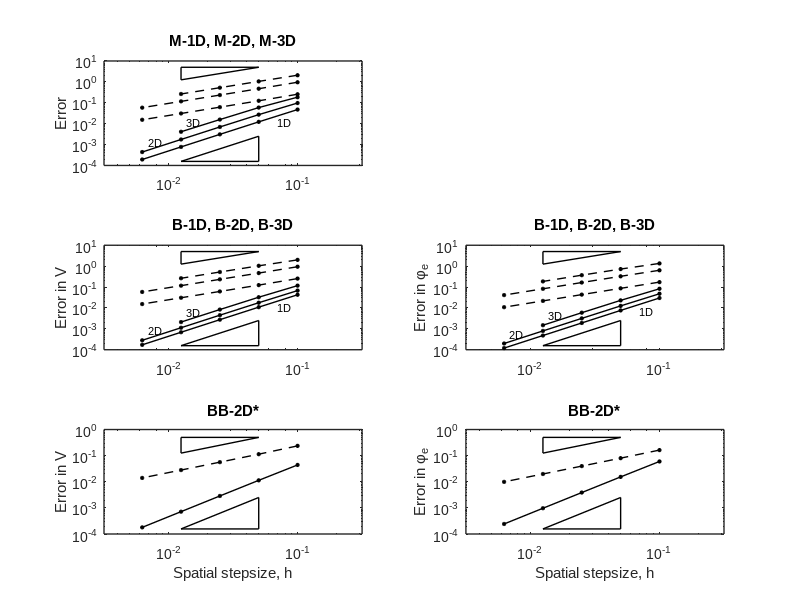

Here is the MATLAB script that generated this plot:
% note, tested in octave not matlab


function draw_convergence_plots

handle = figure;
hold on;

subplot(3,2,1);
do_one_plot(1);

for i=2:5
  subplot(3,2,i+1);
  do_one_plot(i);
end;

FN = findall(handle,'-property','FontName');
set(FN,'FontName','Arial')

FN = findall(handle,'-property','LineWidth');
set(FN,'LineWidth',1)




function do_one_plot(index)

mono1 = [0.1, 0.04729256677, 0.2559326838;
0.05, 0.01219747854, 0.1241794945;
0.025, 0.003076150583, 0.06157125564;
0.0125, 0.0007707704265, 0.030719;
0.00625, 0.0001928018545, 0.01535111097;];

mono2 = [0.1, 0.09725475116, 0.9603208893;
0.05, 0.02701293006, 0.4708969787;
0.025, 0.006950391271, 0.2337494882;
0.0125, 0.001750637086, 0.1166425258;
0.00625, 0.0004385267801, 0.05829111062;];

mono3 = [0.1, 0.1850259458, 2.083578;
0.05, 0.05883684687, 1.055421835;
0.025, 0.01571919181, 0.5268933745;
0.0125, 0.004102424571, 0.2632805022;];

bi1 = [0.1, 0.04265058497, 0.2537848512, 0.02988107835, 0.1723212284;
0.05, 0.01089005107, 0.1238652902, 0.00760416821, 0.08669301031;
0.025, 0.002739314674, 0.06153026531, 0.00191092449, 0.04339679202;
0.0125, 0.0006859231324, 0.03071381977, 0.0004783746599, 0.02170398909;
0.00625, 0.000171550361, 0.01535046176, 0.0001196347713, 0.01085267045;];

bi2 = [0.1, 0.06757124444, 0.9378114481, 0.04767141994, 0.6344914118;
0.05, 0.01775058515, 0.4670640583, 0.0125103767, 0.3266563191;
0.025, 0.004496896232, 0.2332270697, 0.00316834263, 0.1644645911;
0.0125, 0.001128029025, 0.1165725359, 0.0007946991365, 0.0823727219;
0.00625, 0.0002822467237, 0.0582810478, 0.0001988392088, 0.04120385967;];

bi3 = [0.1, 0.1167727055, 1.99370425, 0.08253275914, 1.350677342;
0.05, 0.03257310981, 1.037230142, 0.02301724628, 0.7258621174;
0.025, 0.008372181866, 0.5243032404, 0.005915685911, 0.3697861914;
0.0125, 0.00210780985, 0.2629039327, 0.001489328919, 0.1857819454;];

bath2 = [0.1, 0.04404732625, 0.2364742997, 0.05985167155, 0.1633438949;
0.05, 0.01134407088, 0.1137769974, 0.01533843483, 0.08013854566;
0.025, 0.002860772769, 0.05627417462, 0.003864296406, 0.03978798753;
0.0125, 0.0007168090283, 0.02805656314, 0.0009681450983, 0.01984697711;
0.00625, 0.0001793041513, 0.01401773733, 0.0002421824826, 0.009915136989;];


do_mono = (index==1);
do_bi_V = (index==2); 
do_bi_phi_e = (index==3);
do_bath_V = (index==4);
do_bath_phi_e = (index==5);

do_bath = (do_bath_V || do_bath_phi_e);


%% monodomain
if(do_mono)
  dat1 = mono1;
  dat2 = mono2;
  dat3 = mono3;
end;

%% bidomain voltage
if(do_bi_V)
  dat1 = bi1(:,1:3);
  dat2 = bi2(:,1:3);
  dat3 = bi3(:,1:3);
end;

%% bidomain phi_e
if(do_bi_phi_e)
  dat1 = bi1(:,[1,4:5]);
  dat2 = bi2(:,[1,4:5]);
  dat3 = bi3(:,[1,4:5]);
end;

if(~do_bath)

  for ind=2:3
    if(ind==2)
       type = 'k*-';
    else
       type = 'k*--';
    end
    loglog(dat1(:,1), dat1(:,ind), type, "markersize", 3);
    if(ind==2)
      hold on;
    end;

    loglog(dat2(:,1), dat2(:,ind), type, "markersize", 3);
    loglog(dat3(:,1), dat3(:,ind), type, "markersize", 3);

    if(ind==2)
      text(dat1(1,1)*0.7,dat1(1,ind)/4,'1D','fontsize',8);
      text(dat2(5,1)/0.9,dat2(5,ind)*3,'2D','fontsize',8);
      text(dat3(4,1)/0.9,dat3(4,ind)*3,'3D','fontsize',8);
    end;
  end

  ind = 3;
  x1 = dat1(2,1); x2 = dat1(4,1);
  loglog([x1 x2], 100*[x1 x2], 'k');
  loglog([x2 x2 x1], 100*[x2 x1 x1], 'k');
  
  ind = 2;
  x1 = dat1(2,1); x2 = dat1(4,1);
  y1 = dat1(2,ind)*(dat1(2,ind)/dat2(2,ind)); y2 = dat1(3,ind)*(dat1(3,ind)/dat2(3,ind));
  loglog([x1 x2], [x1 x2].^2, 'k');
  loglog([x2 x1 x1], [x2 x2 x1].^2, 'k');

  axis([10^(-2.5) 10^-0.5 1e-4 10^(1)]);
  if(index>3)
    xlabel('Spatial stepsize, h');
  end;

  if(do_mono)
    title('M-1D, M-2D, M-3D');
    ylabel('Error');
  end;
  if(do_bi_V)
    title('B-1D, B-2D, B-3D');
    ylabel('Error in V');
  end;
  if(do_bi_phi_e)
    title('B-1D, B-2D, B-3D');
    ylabel('Error in \phi_e');
  end;
end;


if(do_bath)
  if(do_bath_V) 
    dat = bath2(:,[1,2:3]);
  else
    dat = bath2(:,[1,4:5]);
  end

  loglog(dat(:,1), dat(:,2), 'k*-', "markersize", 3);
  hold on;
  loglog(dat(:,1), dat(:,3), 'k*--', "markersize", 3);

  x1 = dat(2,1); x2 = dat(4,1);
  loglog([x1 x2], 10*[x1 x2], 'k');
  loglog([x2 x2 x1], 10*[x2 x1 x1], 'k');

  loglog([x1 x2], [x1 x2].^2, 'k');
  loglog([x2 x1 x1], [x2 x2 x1].^2, 'k');

  axis([10^(-2.5) 10^-0.5 1e-4 10^0]);

  xlabel('Spatial stepsize, h');
  if(do_bath_V)
    title('BB-2D*');
    ylabel('Error in V');
  else
    title('BB-2D*');
    ylabel('Error in \phi_e');
  end;
end;


